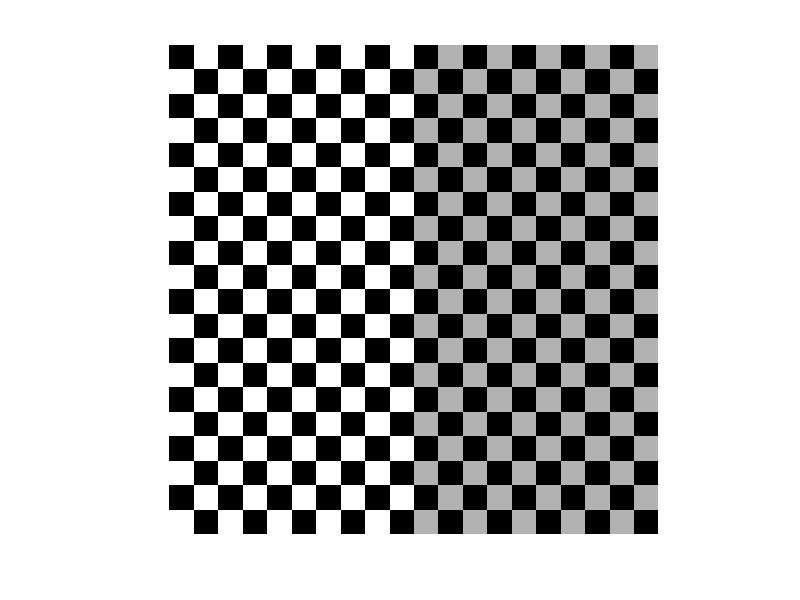

This chart was generated by the following MATLAB code: (Note: this script raises an error after producing the figure.)
% ------------------------------------------------------------------------
% ENGN2560: Computer Vision
%      HW1: Feature Detection / Extraction
% ------------------------------------------------------------------------

%% Question 1a : Harris Corner Detection
% Implement the corner detection algorithm
clc; clear all; close all;

% define parameters
params = [];
params.sigma1 = 0.7;
params.sigma2 = 2.0;
params.alpha = 0.04;
params.thresholdMultiplier = 0.01;
params.nonMaxFilterSize = [3 3];

% read in an image
I = checkerboard(50,10,10);
imshow(I);

% extract corner keypoints
keyPoints = detectCornerKeypoints(I, params); 

% show extracted keypoints
if ( ~isempty(keyPoints) )
    figure, imshow(I), hold on, plot(keyPoints(:,1), keyPoints(:,2), 'r*');
end

%% Question 1b : Harris Corner Detection
% Extract corners
clc; clear all; close all;
% define parameters
params = [];
params.sigma1 = 0.7;
params.sigma2 = 2.0;
params.alpha = 0.04;
params.thresholdMultiplier = 0.01;
params.nonMaxFilterSize = [3 3];

% read in an image
I = imread('goldengate-02.png');

% extract corner keypoints
keyPoints = detectCornerKeypoints(I, params); 

% show extracted keypoints
if ( ~isempty(keyPoints) )
    figure, imshow(I), hold on, plot(keyPoints(:,1), keyPoints(:,2), 'r*');
end

I = imread('goldengate-03.png');

% extract corner keypoints
keyPoints = detectCornerKeypoints(I, params); 

% show extracted keypoints
if ( ~isempty(keyPoints) )
    figure, imshow(I), hold on, plot(keyPoints(:,1), keyPoints(:,2), 'r*');
end



%% Question 2a : FAST keypoints
% Extract FAST keypoints
clc; clear all; close all;
% read in an image
I = imread('goldengate-02.png');
% extract Fast keypoints
corners = detectFASTFeatures(I);
% show extracted keypoints
imshow(I); hold on;
plot(corners);
% read in another image
I = imread('goldengate-03.png');
% extract Fast keypoints
corners = detectFASTFeatures(I);
% show extracted keypoints
figure;
imshow(I); hold on;
plot(corners);


%% Question 2b : SURF keypoints
% Extract SURF keypoints
clc; clear all; close all;
% read in an image
I = imread('goldengate-02.png');
% extract SURF keypoints
points = detectSURFFeatures(I);
% show extracted keypoints
imshow(I); hold on;
plot(points);
% read in another image
I = imread('goldengate-03.png');
% extract SURF keypoints
points = detectSURFFeatures(I);
% show extracted keypoints
figure;
imshow(I); hold on;
plot(points);


%% Question 3 : SIFT keypoints and features
% Extract SIFT keypoints 
clc; clear all; close all;
% read in an image
I = imread('goldengate-02.png');
%turn the input image to single precision
J = im2single(I);
% extract SIFT keypoints
[f,d] = vl_sift(J) ;
perm = randperm(size(f,2)) ;
% show extracted keypoints
imshow(I)
h1 = vl_plotframe(f) ;
set(h1,'color','y','linewidth',2) ;
% find the feature frame near (377,145.6)
[row1,col1]=find(abs(f-377)<1);
[row2,col2]=find(abs(f-145.6)<1);
col = intersect(col1,col2);
% show extracted feature frame
h2 = vl_plotsiftdescriptor(d(:,col),f(:,col)) ;
set(h2,'color','g') ;
%% Question 4 : SIFT features extracted on SURF keypoints
% Extract SIFT features on SURF keypoints
clc; clear all; close all;
% read in an image
I = imread('goldengate-03.png');
%turn the input image to single precision
J = im2single(I);
% Extract SURF keypoints
points = detectSURFFeatures(I);
% find the keypoint near (494,441)
[row1,col1]=find(abs(points.Location-494)<1);
[row2,col2]=find(abs(points.Location-441)<1);
row = intersect(row1,row2);
%get the scale and orientation of this keypoint
x = points.Location(row,1);
y = points.Location(row,2);
scale = points.Scale(row);
angle = points.Orientation(row);
%set a custom feature frame based on the keypoint
fc = [x;y;scale;angle];
fc = double(fc);
%extract the SIFT feature 
[f,d] = vl_sift(J,'frames',fc) ;

% show the image
imshow(I);
%Display locations of interest in image
hold on;
plot(points(row));
% show extracted feature frame
h2 = vl_plotsiftdescriptor(d,fc) ;
set(h2,'color','g') ;